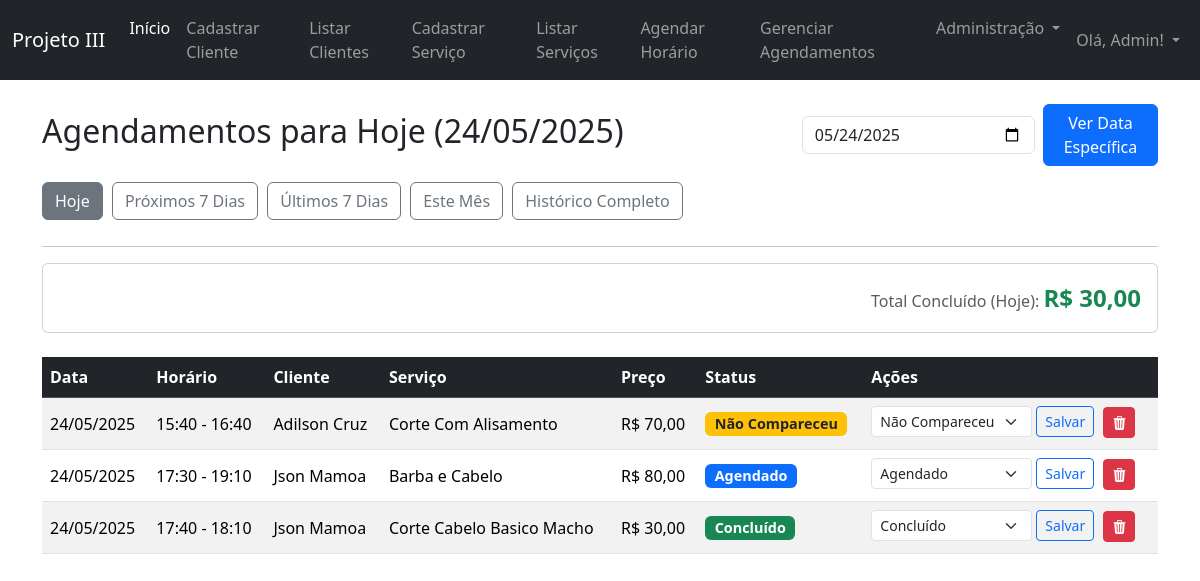
The page /gerenciar_agendamentos.php (signed in) on the database its author committed.
### tables this page shows
CREATE TABLE IF NOT EXISTS `agendamentos` (
  `id` int NOT NULL AUTO_INCREMENT,
  `id_cliente` int NOT NULL,
  `id_servico` int NOT NULL,
  `id_funcionario_agendou` int NOT NULL COMMENT 'Funcionário que registrou o agendamento',
  `data_hora_inicio` datetime NOT NULL COMMENT 'Data e hora de início do agendamento',
  `data_hora_fim` datetime NOT NULL COMMENT 'Data e hora de término do agendamento (calculado)',
  `status_agendamento` enum('agendado','concluido','cancelado','nao_compareceu') NOT NULL DEFAULT 'agendado',
  `observacoes` text,
  `data_criacao` timestamp NULL DEFAULT CURRENT_TIMESTAMP,
  PRIMARY KEY (`id`),
  KEY `id_cliente` (`id_cliente`),
  KEY `id_servico` (`id_servico`),
  KEY `id_funcionario_agendou` (`id_funcionario_agendou`),
  KEY `idx_data_hora_inicio` (`data_hora_inicio`),
  KEY `idx_data_hora_fim` (`data_hora_fim`)
);

CREATE TABLE IF NOT EXISTS `clientes` (
  `id` int NOT NULL AUTO_INCREMENT,
  `nome_completo` varchar(255) NOT NULL,
  `cpf` varchar(14) DEFAULT NULL,
  `telefone_celular` varchar(20) NOT NULL,
  `telefone_fixo` varchar(20) DEFAULT NULL,
  `email` varchar(191) DEFAULT NULL,
  `data_nascimento` date DEFAULT NULL,
  `endereco_rua` varchar(255) DEFAULT NULL,
  `endereco_numero` varchar(50) DEFAULT NULL,
  `endereco_complemento` varchar(100) DEFAULT NULL,
  `endereco_bairro` varchar(100) DEFAULT NULL,
  `endereco_cidade` varchar(100) DEFAULT NULL,
  `endereco_estado` varchar(2) DEFAULT NULL,
  `endereco_cep` varchar(9) DEFAULT NULL,
  `observacoes` text,
  `data_cadastro` timestamp NULL DEFAULT CURRENT_TIMESTAMP,
  `id_funcionario_cadastro` int NOT NULL,
  PRIMARY KEY (`id`),
  UNIQUE KEY `cpf` (`cpf`),
  KEY `id_funcionario_cadastro` (`id_funcionario_cadastro`)
);

CREATE TABLE IF NOT EXISTS `servicos` (
  `id` int NOT NULL AUTO_INCREMENT,
  `nome_servico` varchar(255) NOT NULL,
  `descricao` text,
  `preco` decimal(10,2) NOT NULL,
  `duracao_estimada_minutos` int DEFAULT NULL COMMENT 'Duração do serviço em minutos, para agendamento',
  `status` enum('ativo','inativo') NOT NULL DEFAULT 'ativo',
  `data_cadastro` timestamp NULL DEFAULT CURRENT_TIMESTAMP,
  `id_funcionario_cadastro` int NOT NULL,
  PRIMARY KEY (`id`),
  KEY `id_funcionario_cadastro` (`id_funcionario_cadastro`)
);

### gerenciar_agendamentos.php (the view, shortened to what this page needs)
<?php
require_once 'db_conexao.php';
$nome_funcionario = htmlspecialchars($_SESSION['funcionario_nome'] ?? 'Usuário');
$is_admin = (isset($_SESSION['funcionario_cargo']) && $_SESSION['funcionario_cargo'] === 'admin');
$filtro_ativo = $_GET['filtro'] ?? 'hoje';
$data_visualizacao_input = $_GET['data'] ?? date('Y-m-d');
$agendamentos_lista = [];
$total_ganho_dia = 0.00;
$titulo_secao = "Agendamentos";
$params_sql = [];
$types_sql = "";
$sql_base = "SELECT
                a.id, a.data_hora_inicio, a.data_hora_fim, a.status_agendamento,
                a.observacoes, c.nome_completo as nome_cliente,
                s.nome_servico, s.preco as preco_servico
             FROM agendamentos a
             JOIN clientes c ON a.id_cliente = c.id
             JOIN servicos s ON a.id_servico = s.id";
$where_conditions = [];
$order_by = "ORDER BY a.data_hora_inicio ASC";
$hoje_sql = date('Y-m-d');
$data_selecionada_para_view = $data_visualizacao_input;
if (isset($_GET['data'])) {
    $filtro_ativo = 'data_especifica';
    $where_conditions[] = "DATE(a.data_hora_inicio) = ?";
    $params_sql[] = $data_visualizacao_input;
    $types_sql .= "s";
    $titulo_secao = "Agendamentos para " . DateTime::createFromFormat('Y-m-d', $data_visualizacao_input)->format('d/m/Y');
} else {
    switch ($filtro_ativo) {
        case 'hoje':
        default:
            $filtro_ativo = 'hoje';
            $where_conditions[] = "DATE(a.data_hora_inicio) = ?";
            $params_sql[] = $hoje_sql;
            $types_sql .= "s";
            $titulo_secao = "Agendamentos para Hoje (" . DateTime::createFromFormat('Y-m-d', $hoje_sql)->format('d/m/Y') . ")";
            $data_selecionada_para_view = $hoje_sql;
            break;
    }
}
$sql_final_agendamentos = $sql_base;
if (!empty($where_conditions)) {
    $sql_final_agendamentos .= " WHERE " . implode(" AND ", $where_conditions);
}
$sql_final_agendamentos .= " " . $order_by;
$stmt_agendamentos = $conexao->prepare($sql_final_agendamentos);
if ($stmt_agendamentos) {
    if (!empty($params_sql)) {
        $stmt_agendamentos->bind_param($types_sql, ...$params_sql);
    }
    $stmt_agendamentos->execute();
    $result_agendamentos = $stmt_agendamentos->get_result();
    if ($result_agendamentos->num_rows > 0) {
        while ($row = $result_agendamentos->fetch_assoc()) {
            $agendamentos_lista[] = $row;
            if (($filtro_ativo === 'hoje' || $filtro_ativo === 'data_especifica') && $row['status_agendamento'] === 'concluido') {
                if ($filtro_ativo === 'data_especifica' && date('Y-m-d', strtotime($row['data_hora_inicio'])) === $data_visualizacao_input) {
                    $total_ganho_dia += (float)$row['preco_servico'];
                } elseif ($filtro_ativo === 'hoje') {
                     $total_ganho_dia += (float)$row['preco_servico'];
                }
            }
        }
    }
} else {
    $_SESSION['page_message_type'] = "danger";
    $_SESSION['page_message'] = "Erro ao preparar consulta de agendamentos: " . $conexao->error;
}
$status_opcoes = [
    'agendado' => 'Agendado', 'concluido' => 'Concluído',
    'cancelado' => 'Cancelado', 'nao_compareceu' => 'Não Compareceu'
];
?>
<!DOCTYPE html>
<html lang="pt-BR">
<head>
    <link href="https://cdn.jsdelivr.net/npm/bootstrap@5.3.3/dist/css/bootstrap.min.css" rel="stylesheet">
    <link rel="stylesheet" href="https://cdn.jsdelivr.net/npm/bootstrap-icons@1.11.3/font/bootstrap-icons.min.css">
</head>
<body>
<nav class="navbar navbar-expand-lg navbar-dark bg-dark fixed-top">
        <div class="container-fluid">
            <a class="navbar-brand" href="dashboard.php">Projeto III</a>
            <div class="collapse navbar-collapse" id="navbarNav">
                <ul class="navbar-nav me-auto mb-2 mb-lg-0">
                    <li class="nav-item">
                        <a class="nav-link active" aria-current="page" href="dashboard.php">Início</a>
                    </li>
                    <li class="nav-item">
                        <a class="nav-link" href="cadastrar_cliente.php">Cadastrar Cliente</a>
                    </li>
                    <li class="nav-item">
                        <a class="nav-link" href="listar_clientes.php">Listar Clientes</a>
                    </li>
                    <li class="nav-item">
                        <a class="nav-link" href="cadastrar_servico.php">Cadastrar Serviço</a>
                    </li>
                    <li class="nav-item">
                        <a class="nav-link" href="listar_servicos.php">Listar Serviços</a>
                    </li>
                    <li class="nav-item">
                        <a class="nav-link" href="agendar_horario.php">Agendar Horário</a>
                    </li>
                    <li class="nav-item">
                        <a class="nav-link" href="gerenciar_agendamentos.php">Gerenciar Agendamentos</a>
                    </li>
                    <?php if ($is_admin): ?>
                    <li class="nav-item dropdown">
                        <a class="nav-link dropdown-toggle" href="#" id="adminMenuLink" role="button" data-bs-toggle="dropdown" aria-expanded="false">
                            Administração
                        </a>
                    </li>
                    <?php endif; ?>
                </ul>
                <ul class="navbar-nav">
                    <li class="nav-item dropdown">
                        <a class="nav-link dropdown-toggle" href="#" id="navbarDropdownUser" role="button" data-bs-toggle="dropdown" aria-expanded="false">
                            Olá, <?php echo $nome_funcionario; ?>!
                        </a>
                    </li>
                </ul>
            </div>
        </div>
    </nav>
    <div class="container mt-5 mb-5">
        <div class="d-flex flex-wrap justify-content-between align-items-center mb-3">
            <h2 class="me-3"><?php echo htmlspecialchars($titulo_secao); ?></h2>
            <form method="GET" action="gerenciar_agendamentos.php" class="d-flex align-items-center flex-grow-1 flex-md-grow-0 mb-2 mb-md-0">
                <input type="date" class="form-control me-2" name="data" value="<?php echo htmlspecialchars($data_selecionada_para_view); ?>" style="min-width: 180px;">
                <button type="submit" class="btn btn-primary">Ver Data Específica</button>
            </form>
        </div>
        <div class="filter-buttons mb-3">
            <a href="?filtro=hoje" class="btn btn-outline-secondary <?php if($filtro_ativo == 'hoje' && !isset($_GET['data'])) echo 'active'; ?>">Hoje</a>
            <a href="?filtro=proximos7" class="btn btn-outline-secondary <?php if($filtro_ativo == 'proximos7') echo 'active'; ?>">Próximos 7 Dias</a>
            <a href="?filtro=ultimos7" class="btn btn-outline-secondary <?php if($filtro_ativo == 'ultimos7') echo 'active'; ?>">Últimos 7 Dias</a>
            <a href="?filtro=estemes" class="btn btn-outline-secondary <?php if($filtro_ativo == 'estemes') echo 'active'; ?>">Este Mês</a>
            <a href="?filtro=historico_completo" class="btn btn-outline-secondary <?php if($filtro_ativo == 'historico_completo') echo 'active'; ?>">Histórico Completo</a>
        </div>
         <hr>
        <?php if ($filtro_ativo === 'hoje' || $filtro_ativo === 'data_especifica'): ?>
        <div class="card mb-4">
            <div class="card-body text-end">
                <span class="text-muted">Total Concluído (<?php echo $filtro_ativo === 'hoje' ? 'Hoje' : 'nesta data'; ?>):</span>
                <span class="total-dia text-success">R$ <?php echo number_format($total_ganho_dia, 2, ',', '.'); ?></span>
            </div>
        </div>
        <?php endif; ?>
        <?php if (empty($agendamentos_lista)): ?>
            <div class="alert alert-info mt-3" role="alert">
                Nenhum agendamento encontrado para o filtro selecionado.
            </div>
        <?php else: ?>
            <div class="table-responsive">
                <table class="table table-striped table-hover">
                    <thead class="table-dark">
                        <tr>
                            <th>Data</th>
                            <th>Horário</th>
                            <th>Cliente</th>
                            <th>Serviço</th>
                            <th>Preço</th>
                            <th>Status</th>
                            <th>Ações</th>
                        </tr>
                    </thead>
                    <tbody>
                        <?php foreach ($agendamentos_lista as $ag): ?>
                        <?php
                            $data_ag_obj = new DateTime($ag['data_hora_inicio']);
                            $data_f = $data_ag_obj->format('d/m/Y');
                            $hora_inicio_f = $data_ag_obj->format('H:i');
                            $hora_fim_f = (new DateTime($ag['data_hora_fim']))->format('H:i');
                            $badge_class = 'secondary';
                            switch ($ag['status_agendamento']) {
                                case 'agendado': $badge_class = 'primary'; break;
                                case 'concluido': $badge_class = 'success'; break;
                                case 'nao_compareceu': $badge_class = 'warning text-dark'; break;
                            }
                        ?>
                        <tr>
                            <td><?php echo $data_f; ?></td>
                            <td><?php echo $hora_inicio_f; ?> - <?php echo $hora_fim_f; ?></td>
                            <td><?php echo htmlspecialchars($ag['nome_cliente']); ?></td>
                            <td><?php echo htmlspecialchars($ag['nome_servico']); ?></td>
                            <td>R$ <?php echo number_format($ag['preco_servico'], 2, ',', '.'); ?></td>
                            <td><span class="badge bg-<?php echo $badge_class; ?> status-badge"><?php echo htmlspecialchars($status_opcoes[$ag['status_agendamento']]); ?></span></td>
                            <td>
                                <form method="POST" action="gerenciar_agendamentos.php?<?php echo isset($_GET['data']) ? "data=" . urlencode($data_visualizacao_input) : "filtro=" . urlencode($filtro_ativo); ?>" class="d-inline-flex align-items-center mb-1">
                                    <select name="novo_status" class="form-select form-select-sm me-1" style="width: auto; min-width: 140px;">
                                        <?php foreach ($status_opcoes as $value => $label): ?>
                                        <option value="<?php echo $value; ?>" <?php echo ($ag['status_agendamento'] === $value) ? 'selected' : ''; ?>>
                                            <?php echo htmlspecialchars($label); ?>
                                        </option>
                                        <?php endforeach; ?>
                                    </select>
                                    <button type="submit" class="btn btn-sm btn-outline-primary">Salvar</button>
                                </form>
                                <form method="POST" action="processa_delete_agendamento.php" class="actions-form" onsubmit="return confirm('Tem certeza que deseja excluir este agendamento permanentemente?');">
                                    <button type="submit" class="btn btn-sm btn-danger" title="Excluir Agendamento">
                                        <i class="bi bi-trash3-fill"></i>
                                    </button>
                                </form>
                            </td>
                        </tr>
                        <?php endforeach; ?>
                    </tbody>
                </table>
            </div>
        <?php endif; ?>
    </div>
</body>
</html>

### gerenciar_agendamentos.php (style rules this page uses)
body { padding-top: 56px; }
.total-dia { font-size: 1.5rem; font-weight: bold; }
.status-badge { font-size: 0.9em; }
.table th, .table td { vertical-align: middle; }
.filter-buttons .btn { margin-right: 5px; margin-bottom: 10px; }
.actions-form { display: inline-block; margin-left: 5px; }

### rows shown on the page
agendamentos: data_hora_inicio "24/05/2025", data_hora_inicio "15:40", data_hora_fim "16:40", id_cliente.nome_completo "Adilson Cruz", id_servico.nome_servico "Corte Com Alisamento", id_servico.preco "70,00", status_agendamento "Não Compareceu", novo_status "Não Compareceu"
agendamentos: data_hora_inicio "24/05/2025", data_hora_inicio "17:30", data_hora_fim "19:10", id_cliente.nome_completo "Json Mamoa", id_servico.nome_servico "Barba e Cabelo", id_servico.preco "80,00", status_agendamento "Agendado", novo_status "Agendado"
agendamentos: data_hora_inicio "24/05/2025", data_hora_inicio "17:40", data_hora_fim "18:10", id_cliente.nome_completo "Json Mamoa", id_servico.nome_servico "Corte Cabelo Basico Macho", id_servico.preco "30,00", status_agendamento "Concluído", novo_status "Concluído"

### other values the page prints
$nome_funcionario "Admin"
$titulo_secao "Agendamentos para Hoje (24/05/2025)"
$total_ganho_dia "30,00"
